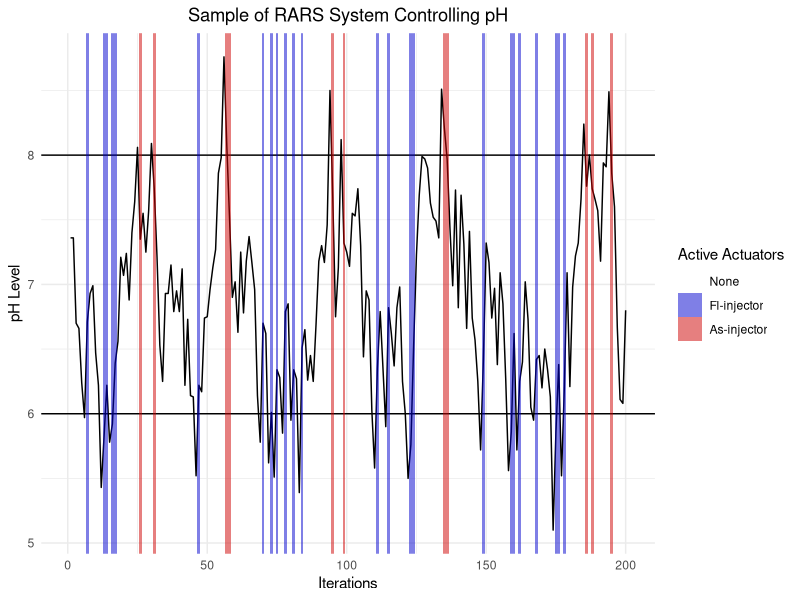
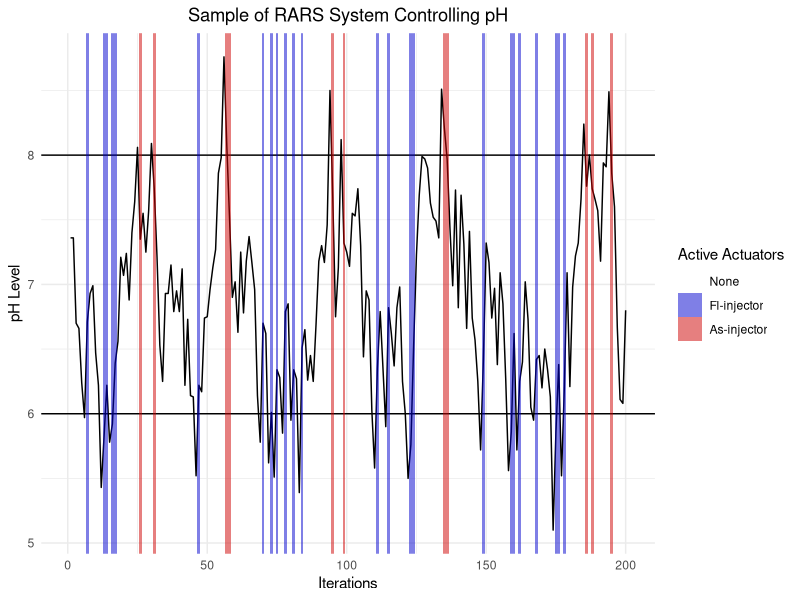

Source code (R) for these figures, in order:
library(tidyverse)

# Variables
max_ph <- 8
min_ph <- 6
ph_data <- read.csv("./analysis/data/ph_metrics.csv")

# Function to assign factor
assignState <- Vectorize(function(fl_injector, as_injector) {
  if (fl_injector == TRUE) {
    return(as.factor("fl-injector"))
  }
  
  if (as_injector == TRUE) {
    return(as.factor("as-injector"))
  }
  
  return(as.factor("none"))
})

# Add a iteration variable as index
ph_data$iteration <- 1:nrow(ph_data)

# Compute factor based on active actuator for each iteration
ph_data$actuator <- assignState(ph_data$fl.injector, ph_data$as.injector)

# Plot a subset of the ph_data
ph_data[1:200, ] %>% ggplot(aes(iteration, ph)) + 
  geom_line() + 
  geom_abline(aes(intercept = max_ph, slope = 0)) +
  geom_abline(aes(intercept = min_ph, slope = 0)) +
  geom_tile(aes(fill = actuator, height = Inf), alpha = 0.5)  +
  scale_fill_manual(values=c(NA, "blue3", "red3"), label=c("None", "Fl-injector", "As-injector"), na.value = NA) +
  labs(fill = "Active Actuators") +
  xlab("Iterations") + 
  ylab("pH Level") +
  theme_minimal() + 
  ggtitle("Sample of RARS System Controlling pH") + 
  theme(plot.title = element_text(hjust = 0.5))

# Save plot
ggsave(
  "ph_graph.jpeg",
  plot = last_plot(),
  device = "jpeg",
  path = "./analysis/graphs"
)

# Calculate percentage of iterations spent in the accepted ph interval
controlled_ph <- ph_data$ph >= min_ph & ph_data$ph <= max_ph

ph_percentage <- mean(controlled_ph) * 100